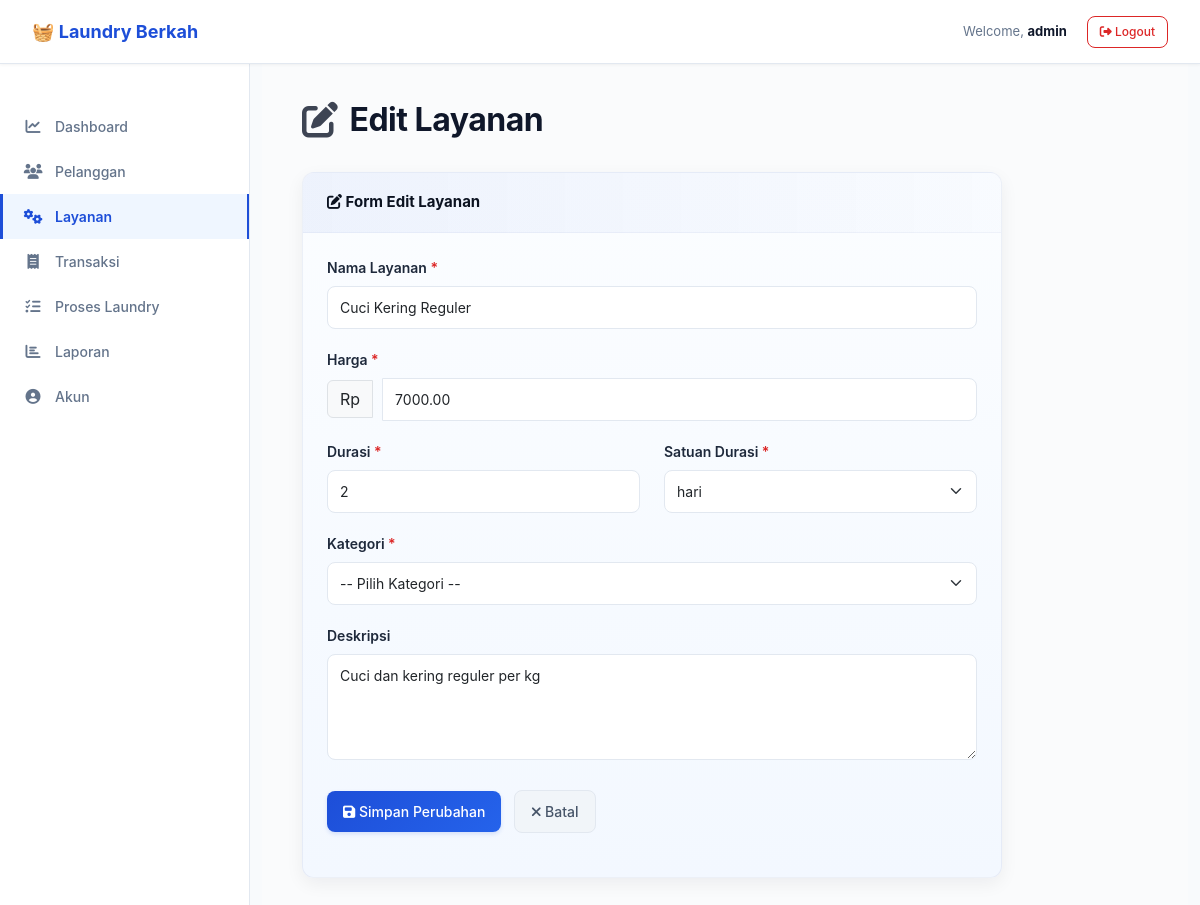
The app's page /layanan/edit/1 (signed in) with its own data.
### app/models/layanan.py (models this page shows, shortened)
class Layanan(BaseModel):
    __tablename__ = 'app_layanan'
    id_layanan = db.Column(db.Integer, primary_key=True)
    nama = db.Column(db.String(100), nullable=False)
    harga = db.Column(db.Numeric(10, 2), nullable=False)
    durasi = db.Column(db.Integer, nullable=True)  # Durasi dalam hari
    durasi_unit = db.Column(db.String(20), default='hari')  # hari, jam
    deskripsi = db.Column(db.Text, nullable=True)
    kategori = db.Column(db.String(50), nullable=True)  # Cuci, Kering, Setrika, dll
    is_active = db.Column(db.Boolean, default=True)
    detail_transaksi = db.relationship('DetailTransaksi', backref='layanan', lazy=True)

### app/layanan/routes.py (the view, shortened to what this page needs)
@layanan_bp.route('/edit/<int:id_layanan>', methods=['GET', 'POST'])
def edit(id_layanan):
    if login_required():
        return login_required()
    access = require_role('Admin', 'Operator')
    if access:
        return access
    layanan = LayananService.get_layanan_by_id(id_layanan)
    if not layanan:
        flash('Layanan tidak ditemukan', 'danger')
        return redirect(url_for('layanan.index'))
    return render_edit(layanan)

### app.py (called while the page is built)
@app.before_request
def before_request():
    pass

@app.after_request
def after_request(response):
    response.headers['X-Content-Type-Options'] = 'nosniff'
    response.headers['X-Frame-Options'] = 'SAMEORIGIN'
    response.headers['X-XSS-Protection'] = '1; mode=block'
    return response

### app/layanan/routes.py (called while the page is built)
def render_edit(layanan, form_data=None):
    return render_template(
        'layanan/edit.html',
        layanan=layanan,
        kategori_list=KATEGORI_LIST,
        durasi_unit_list=DURASI_UNIT_LIST,
        form_data=form_data or {},
        active_page='layanan'
    )

### app/layanan/services.py (called while the page is built)
    @staticmethod
    def get_layanan_by_id(id_layanan):
        try:
            return db.session.get(Layanan, id_layanan)
        except Exception as e:
            print(f"Error in get_layanan_by_id: {str(e)}")
            return None

### app/utils/auth.py (called while the page is built)
def login_required():
    if 'user_id' not in session:
        return redirect(url_for('auth.login'))
    return None

def require_role(*allowed_roles):
    if 'user_id' not in session:
        return redirect(url_for('auth.login'))
    role = session.get('role')
    if role not in allowed_roles:
        flash('Akses ditolak. Anda tidak memiliki izin untuk melihat halaman ini.', 'warning')
        return redirect(url_for('transaksi.index'))
    return None

### app/templates/layanan/edit.html (shortened to what this page needs)
{% extends 'layout/base.html' %}
{% set active_page = 'layanan' %}
{% block page_title %}<i class="fas fa-edit"></i> Edit Layanan{% endblock %}
{% block content %}
<div class="card" style="max-width: 700px;">
    <div class="card-header">
        <i class="fas fa-edit"></i> Form Edit Layanan
    </div>
    <div class="card-body">
        <form method="POST" action="{{ url_for('layanan.edit', id_layanan=layanan.id_layanan) }}" novalidate>
            <div class="form-group">
                <label class="form-label">Nama Layanan <span style="color: var(--danger);">*</span></label>
                <input type="text" class="form-control" name="nama" required value="{{ form_data.get('nama') if form_data else layanan.nama }}">
            </div>
            <div class="form-group">
                <label class="form-label">Harga <span style="color: var(--danger);">*</span></label>
                <div class="input-group">
                    <span class="input-group-text">Rp</span>
                    <input type="number" class="form-control" name="harga" required min="0" step="100" value="{{ form_data.get('harga') if form_data else layanan.harga }}">
                </div>
            </div>
            <div class="row">
                <div class="col-md-6">
                    <div class="form-group">
                        <label class="form-label">Durasi <span style="color: var(--danger);">*</span></label>
                        <input type="number" class="form-control" name="durasi" required min="1" value="{{ form_data.get('durasi') if form_data else layanan.durasi }}">
                    </div>
                </div>
                <div class="col-md-6">
                    <div class="form-group">
                        <label class="form-label">Satuan Durasi <span style="color: var(--danger);">*</span></label>
                        <select class="form-select" name="durasi_unit" required>
                            {% for unit in durasi_unit_list %}
                            {% set selected_unit = form_data.get('durasi_unit') if form_data else layanan.durasi_unit %}
                            <option value="{{ unit }}" {% if selected_unit == unit %}selected{% endif %}>{{ unit }}</option>
                            {% endfor %}
                        </select>
                    </div>
                </div>
            </div>
            <div class="form-group">
                <label class="form-label">Kategori <span style="color: var(--danger);">*</span></label>
                <select class="form-select" name="kategori" required>
                    <option value="">-- Pilih Kategori --</option>
                </select>
            </div>
            <div class="form-group">
                <label class="form-label">Deskripsi</label>
                <textarea class="form-control" name="deskripsi" rows="4">{{ form_data.get('deskripsi') if form_data else layanan.deskripsi }}</textarea>
            </div>
            <div class="form-group" style="margin-top: 30px;">
                <button type="submit" class="btn btn-primary">
                    <i class="fas fa-save"></i> Simpan Perubahan
                </button>
                <a href="{{ url_for('layanan.index') }}" class="btn btn-secondary ms-2">
                    <i class="fas fa-times"></i> Batal
                </a>
            </div>
        </form>
    </div>
</div>
{% endblock %}

### app/templates/layout/base.html (style rules this page uses)
:root { --primary: #1D4ED8; --secondary: #2563EB; --success: #16A34A; --warning: #F59E0B; --danger: #DC2626; --bg: #F8FAFC; --gray: #64748b; --text: #1e293b; }
* { box-sizing: border-box; }
body { margin: 0; min-height: 100vh; overflow-x: hidden; background-color: var(--bg); color: var(--text); font-family: -apple-system, BlinkMacSystemFont, 'Segoe UI', Roboto, 'Helvetica Neue', Arial, sans-serif; -webkit-font-smoothing: antialiased; }
.page-title i { font-size: 36px; opacity: 0.8; }
.card { border: 1px solid rgba(14, 42, 120, 0.06); border-radius: 12px; background: linear-gradient(180deg, #fbfdff 0%, #f3f8ff 100%); box-shadow: 0 6px 18px rgba(15, 23, 42, 0.06); margin-bottom: 24px; transition: box-shadow 0.18s ease, transform 0.18s ease; overflow: hidden; }
.card-header { background: linear-gradient(90deg, rgba(29,78,216,0.06), rgba(29,78,216,0.01)); border-bottom: 1px solid rgba(14, 42, 120, 0.04); padding: 18px 24px; font-weight: 700; color: #0b1220; font-size: 15px; margin-bottom: 0; }
.card-body { padding: 24px; }
.btn-primary { background: linear-gradient(135deg, var(--primary) 0%, var(--secondary) 100%); border: none; border-radius: 8px; padding: 10px 16px; font-size: 14px; font-weight: 500; transition: all 0.2s ease; box-shadow: 0 2px 4px rgba(29, 78, 216, 0.15); }
.btn-secondary { background: #f1f5f9; color: #475569; border: 1px solid #e2e8f0; border-radius: 8px; padding: 10px 16px; font-size: 14px; font-weight: 500; transition: all 0.2s ease; }
.form-control, .form-select { border: 1px solid #e2e8f0; border-radius: 8px; padding: 10px 12px; font-size: 14px; transition: all 0.2s ease; background-color: #ffffff; }
.form-control::placeholder { color: #cbd5e1; font-size: 14px; }
.form-label { display: block; margin-bottom: 8px; font-weight: 600; color: #0f172a; font-size: 14px; }
.form-group { margin-bottom: 20px; }
.input-group { display: flex; gap: 10px; align-items: center; margin-bottom: 20px; }
.input-group .form-control, .input-group .form-select { flex: 1; margin-bottom: 0; }

### app/templates/layanan/edit.html (style rules this page uses)
.form-label { font-weight: 600; color: #1e293b; margin-bottom: 8px; font-size: 14px; }

### records on screen
Layanan: nama "Cuci Kering Reguler", harga "7000.00", durasi "2", durasi_unit "hari", deskripsi "Cuci dan kering reguler per kg"

### other values on screen
{{ session.get('username') }} "admin"
